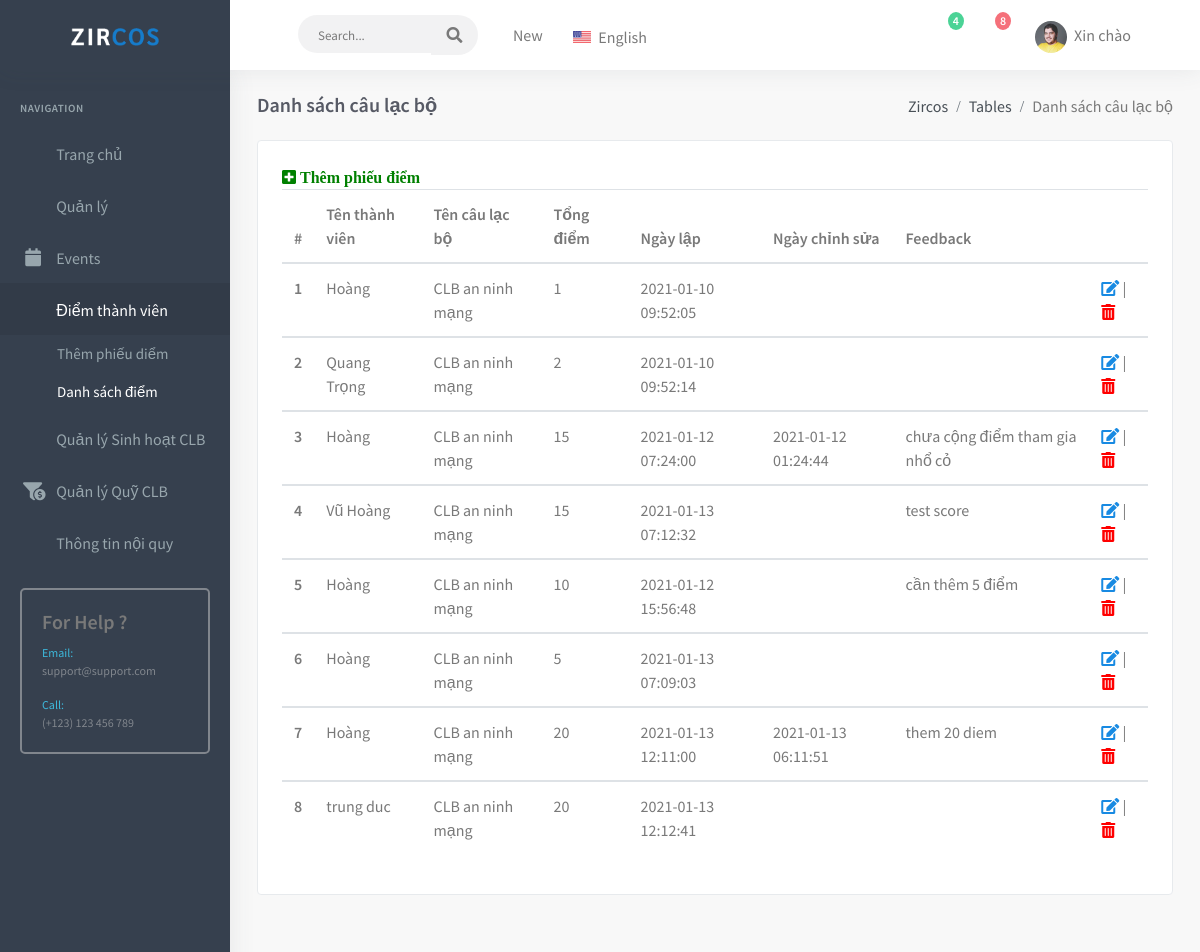
Page /quanlycaulacbosinhvien-master/admin/listMemberScore.php (signed in) on the committed database.
### tables this page shows
CREATE TABLE `tbl_memberscore` (
  `id_score` int(11) NOT NULL,
  `totalScore` double NOT NULL,
  `create_at` timestamp NOT NULL DEFAULT current_timestamp() ON UPDATE current_timestamp(),
  `update_at` timestamp NULL DEFAULT NULL,
  `feedback` text DEFAULT NULL,
  `clb_id` int(11) NOT NULL,
  `id_student` int(11) NOT NULL,
  `status` int(11) NOT NULL DEFAULT 1
);

CREATE TABLE `student` (
  `studentID` int(11) NOT NULL,
  `full_name` varchar(255) DEFAULT NULL,
  `phone` varchar(255) DEFAULT NULL,
  `studentCode` varchar(255) DEFAULT NULL,
  `gmail` varchar(255) DEFAULT NULL,
  `password` varchar(255) NOT NULL,
  `age` date DEFAULT NULL,
  `clb_id` int(11) DEFAULT NULL,
  `reason` text DEFAULT NULL,
  `status` int(11) DEFAULT NULL,
  `create_at` timestamp NOT NULL DEFAULT current_timestamp() ON UPDATE current_timestamp(),
  `update_at` timestamp NULL DEFAULT NULL
);

CREATE TABLE `tbl_caulacbo` (
  `clb_id` int(11) NOT NULL,
  `clbName` varchar(255) NOT NULL,
  `quantity` int(100) NOT NULL,
  `img` varchar(255) NOT NULL,
  `content` varchar(255) NOT NULL,
  `catId` int(11) NOT NULL,
  `create_at` timestamp NULL DEFAULT NULL,
  `update_at` timestamp NULL DEFAULT NULL
);

### quanlycaulacbosinhvien-master/lib/database.php (called while the page is built, shortened)
<?php
  Class Database{
    public $host   = DB_HOST;
    public $user   = DB_USER;
    public $pass   = DB_PASS;
    public $dbname = DB_NAME;
    public $link;
  public function connectDB(){
    $this->link = new mysqli($this->host, $this->user, $this->pass,
      $this->dbname);
  }
  public function select($query){
    $result = $this->link->query($query) or
    die($this->link->error.__LINE__);
    if($result->num_rows > 0){
      return $result->fetch_all();
    }else{
      return false;
    }
  }
  }

### quanlycaulacbosinhvien-master/lib/session.php (called while the page is built, shortened)
<?php
class Session
{
    public static function get($key)
    {
        if (isset($_SESSION[$key])) {
            return $_SESSION[$key];
        } else {
            return false;
        }
    }
}
?>

### quanlycaulacbosinhvien-master/models/MemberScoreModel.php (called while the page is built, shortened)
<?php
include_once '../lib/database.php';
class MemberScoreModel
{
    private $db;
    public function __construct()
    {
        $this->db = new Database();
    }
    public function get_students_by_id($id)
    {
        $query = "SELECT `studentID`, `full_name`, `phone`, `studentCode`, `gmail`, `age`, `clb_id`, `reason`, `status`, `create_at`, `update_at` FROM `student` WHERE `studentID` = $id";
        $result = $this->db->select($query);
        return $result;
    }
    public function show_memberscore($clb_id)
    {
        $query = "SELECT `id_score`, `totalScore`, `create_at`, `update_at`, `feedback`, `clb_id`, `id_student`, `status`
        FROM `tbl_memberscore`
        WHERE  `status` != 0
        AND `clb_id` = $clb_id";
        $result = $this->db->select($query);
        return $result;
    }
}

### quanlycaulacbosinhvien-master/models/club.php (called while the page is built, shortened)
<?php
    include_once '../lib/database.php';
    class club
    {
        private $db;
        public function __construct()
        {
            $this->db = new Database();
        }
        public function get_club_by_id($id){
            $query  = "SELECT * FROM tbl_caulacbo WHERE clb_id = '$id'";
            $result = $this->db->select($query);
            return $result;
        }
    }
?>

### quanlycaulacbosinhvien-master/admin/listMemberScore.php (the view, shortened to what this page needs)
<?php include './inc/header.php';?>
<?php include './inc/leftsidemenu.php';?>
<?php include '../models/club.php';?>
<?php include '../models/category.php';?>
<?php include '../models/MemberScoreModel.php'; ?>
<?php
    $clb = new club();
    $memberScoreModel = new MemberScoreModel();
    $memberScore = $memberScoreModel->show_memberscore(Session::get('clb_id'));
?>
<div class="content-page">
    <div class="content">
        <div class="container-fluid">
            <div class="row">
                <div class="col-12">
                    <div class="page-title-box">
                        <div class="page-title-right">
                            <ol class="breadcrumb m-0">
                                <li class="breadcrumb-item"><a href="javascript: void(0);">Zircos</a></li>
                                <li class="breadcrumb-item"><a href="javascript: void(0);">Tables</a></li>
                                <li class="breadcrumb-item active">Danh sách câu lạc bộ</li>
                            </ol>
                        </div>
                        <h4 class="page-title">Danh sách câu lạc bộ</h4>
                    </div>
                </div>
            </div>
            <div class="row">
                            <div class="col-md-12">
                                <div class="card-box">
                                    <div class="row">
                                        <div class="col-lg-12">
                                            <div class="demo-box">
                                                <a href="memberScoreForm.php">
                                                    <i class="fas fa-plus-square" style="color:green"> Thêm phiếu điểm</i>
                                                </a>
                                                <div class="table-responsive">
                                                    <form action="" method="POST" enctype="multipart/form-data">
                                                    <table class="table col-sm-12 ">
                                                        <thead>
                                                            <tr>
                                                                <th>#</th>
                                                                <th>Tên thành viên</th>
                                                                <th>Tên câu lạc bộ</th>
                                                                <th>Tổng điểm</th>
                                                                <th>Ngày lập</th>
                                                                <th>Ngày chỉnh sửa</th>
                                                                <th>Feedback</th>
                                                                <th></th>
                                                            </tr>
                                                        </thead>
                                                        <?php
                                                            $len = gettype($memberScore) == 'array'? sizeof($memberScore) : 0;
                                                            for($i = 0; $i < $len; $i++) {
                                                                $member = $memberScoreModel->get_students_by_id($memberScore[$i][6]);
                                                                $club = $clb->get_club_by_id($memberScore[$i][5]);
                                                        ?>
                                                        <tbody>
                                                            <tr>
                                                                <th scope="row"><?php echo $i + 1; ?></th>
                                                                <td><?php echo $member[0][1]?></td>
                                                                <td><?php echo $club[0][1]?></td>
                                                                <td><?php echo $memberScore[$i][1]?></td>
                                                                <td><?php echo $memberScore[$i][2]?></td>
                                                                <td><?php echo $memberScore[$i][3]?></td>
                                                                <td><?php echo $memberScore[$i][4]?></td>
                                                                <td>
                                                                <a href="memberScoreForm.php?memberScore_id=<?php echo $memberScore[$i][0]?>">
                                                                    <i class="fas fa-edit"></i>
                                                                </a> |
                                                                <a onclick="return confirm('Bạn có muốn xoá danh mục này không?')" href="?delId=<?php echo $memberScore[$i][0] ?>">
                                                                    <i class="fas fa-trash-alt" style="color:red"></i>
                                                                </a>
                                                                </td>
                                                            </tr>
                                                            <?php
						                                        }
						                                    ?>
                                                        </tbody>
                                                    </table>
                                                    </form>
                                                </div>
                                            </div>
                                        </div>
        </div>
    </div>
</div>
<?php include './inc/footer.php';?>

### rows in the picture
tbl_memberscore: id_student.full_name "Hoàng", clb.clbName "CLB an ninh mạng", totalScore "1", create_at "2021-01-10 09:52:05"
tbl_memberscore: id_student.full_name "Quang Trọng", clb.clbName "CLB an ninh mạng", totalScore "2", create_at "2021-01-10 09:52:14"
tbl_memberscore: id_student.full_name "Hoàng", clb.clbName "CLB an ninh mạng", totalScore "15", create_at "2021-01-12 07:24:00", update_at "2021-01-12 01:24:44", feedback "chưa cộng điểm tham gia nhổ cỏ"
tbl_memberscore: id_student.full_name "Vũ Hoàng", clb.clbName "CLB an ninh mạng", totalScore "15", create_at "2021-01-13 07:12:32", feedback "test score"
tbl_memberscore: id_student.full_name "Hoàng", clb.clbName "CLB an ninh mạng", totalScore "10", create_at "2021-01-12 15:56:48", feedback "cần thêm 5 điểm"
tbl_memberscore: id_student.full_name "Hoàng", clb.clbName "CLB an ninh mạng", totalScore "5", create_at "2021-01-13 07:09:03"
tbl_memberscore: id_student.full_name "Hoàng", clb.clbName "CLB an ninh mạng", totalScore "20", create_at "2021-01-13 12:11:00", update_at "2021-01-13 06:11:51", feedback "them 20 diem"
tbl_memberscore: id_student.full_name "trung duc", clb.clbName "CLB an ninh mạng", totalScore "20", create_at "2021-01-13 12:12:41"
